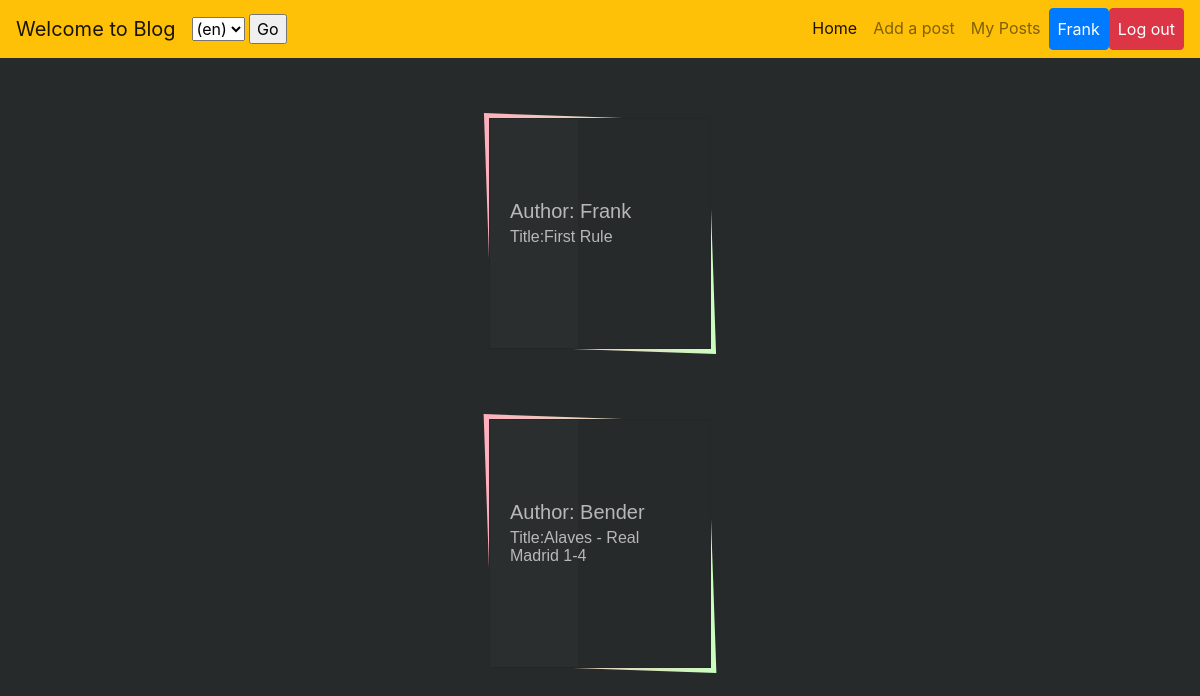
Screenshot of /home/ (signed in) with the database file from the repository.
### blog/models.py (models this page shows, shortened)
class Post(models.Model):
    title = models.CharField(max_length=200)
    user = models.ForeignKey(User, on_delete=models.CASCADE, null=True, blank=True)
    body = models.TextField()

### blog/views.py (the view)
# urls.py: 2. Add a URL to urlpatterns:  path('', views.home, name='home')
@login_required(login_url='login')
def home(request):
    post = Post.objects.all()
    context = {"post": post}
    return render(request, "home.html", context)

### blog/templates/home.html (shortened to what this page needs)
{% extends "layout.html" %}
{% load i18n %}
{% block body %}
{% load static %}
<link rel="stylesheet" type="text/css" href="{% static 'css/styles.css' %}"/>
<div class="container">
  {% for post in post %}
  <ul class="tilesWrap">
    <li>
      <h3>{% trans "Author" %}: {{ post.user }}</h3>
      <p>
        {% trans "Title" %}:{{ post.title }}
      </p>
    </li>
  </ul>
  {% endfor %}
</div>
{% endblock %}

### blog/templates/layout.html (shortened to what this page needs)
{% load i18n %}
<!DOCTYPE html>
<html lang="en">
<head>
<link rel="stylesheet" href="https://maxcdn.bootstrapcdn.com/bootstrap/4.0.0/css/bootstrap.min.css">
{% load static %}
<link rel="stylesheet" type="text/css" href="{% static 'css/styles.css' %}"/>
<link href="//maxcdn.bootstrapcdn.com/bootstrap/4.1.1/css/bootstrap.min.css" rel="stylesheet" id="bootstrap-css">
	<nav id="fix" class="navbar navbar-expand-lg navbar-light bg-warning">
        <a class="navbar-brand" href="{% url 'home' %}">{% trans "Welcome to Blog" %}</a>
				<form action="{% url 'set_language' %}" method="post">{% csrf_token %}
			      <select name="language">
			          {% get_current_language as LANGUAGE_CODE %}
			          {% get_available_languages as LANGUAGES %}
			          {% get_language_info_list for LANGUAGES as languages %}
			          {% for language in languages %}
			              <option value="{{ language.code }}"{% if language.code == LANGUAGE_CODE %} selected{% endif %}>
			                  ({{ language.code }})
			              </option>
			          {% endfor %}
			      </select>
			      <input type="submit" value="Go">
			  </form>
        <div class="collapse navbar-collapse" id="navbarSupportedContent">
            <ul class="navbar-nav ml-auto topnav">
                <li class="nav-item active">
                    <a class="nav-link" href="{% url 'home' %}">{% trans "Home" %} <span class="sr-only">(current)</span></a>
                </li>
                <li class="nav-item">
                    <a class="nav-link" href="{% url 'add' %}">{% trans "Add a post" %}</a>
                </li>
                <li class="nav-item">
                    <a class="nav-link" href="{% url 'myposts' %}">{% trans "My Posts" %}</a>
                </li>
                <li class="nav-item">
                    <a class="nav-link btn btn-primary text-white" type="button" href="#" data-toggle="modal" data-target="#myModal">{{ request.user }}</a>
                </li>
                <li class="nav-item">
                    <a class="nav-link btn btn-danger text-white" type="button" href="{% url 'logout' %}" data-toggle="modal" data-target="#myModal">{% trans "Log out" %}</a>
                </li>
            </ul>
        </div>
    </nav>
</head>
<body>
  {% block body %}
  {% endblock %}
</body>
</html>

### blog/static/css/styles.css (style rules this page uses)
body { background: #262a2b; }
.tilesWrap { padding: 0; margin: 50px auto; list-style: none; text-align: center; }
.tilesWrap li { display: inline-block; width: 20%; min-width: 200px; max-width: 230px; padding: 80px 20px 40px; position: relative; vertical-align: top; margin: 10px; font-family: 'helvetica', san-serif; min-height: 25vh; background: #262a2b; border: 1px solid #252727; text-align: left; }
.tilesWrap li h3 { font-size: 20px; color: #b7b7b7; margin-bottom: 5px; }
.tilesWrap li p { font-size: 16px; line-height: 18px; color: #b7b7b7; margin-top: 5px; }
.tilesWrap li:before { content: ''; position: absolute; top: -2px; left: -2px; right: -2px; bottom: -2px; z-index: -1; background: #fff; transform: skew(2deg, 2deg); }
.tilesWrap li:after { content: ''; position: absolute; width: 40%; height: 100%; left: 0; top: 0; background: rgba(255, 255, 255, 0.02); }
.tilesWrap li:nth-child(1):before { background: #C9FFBF; background: -webkit-linear-gradient(to right, #FFAFBD, #C9FFBF); background: linear-gradient(to right, #FFAFBD, #C9FFBF); }

### rows the page displays
Post: user "Frank", title "First Rule"
Post: user "Bender", title "Alaves - Real Madrid 1-4"

### other values shown
{{ request.user }} "Frank"
